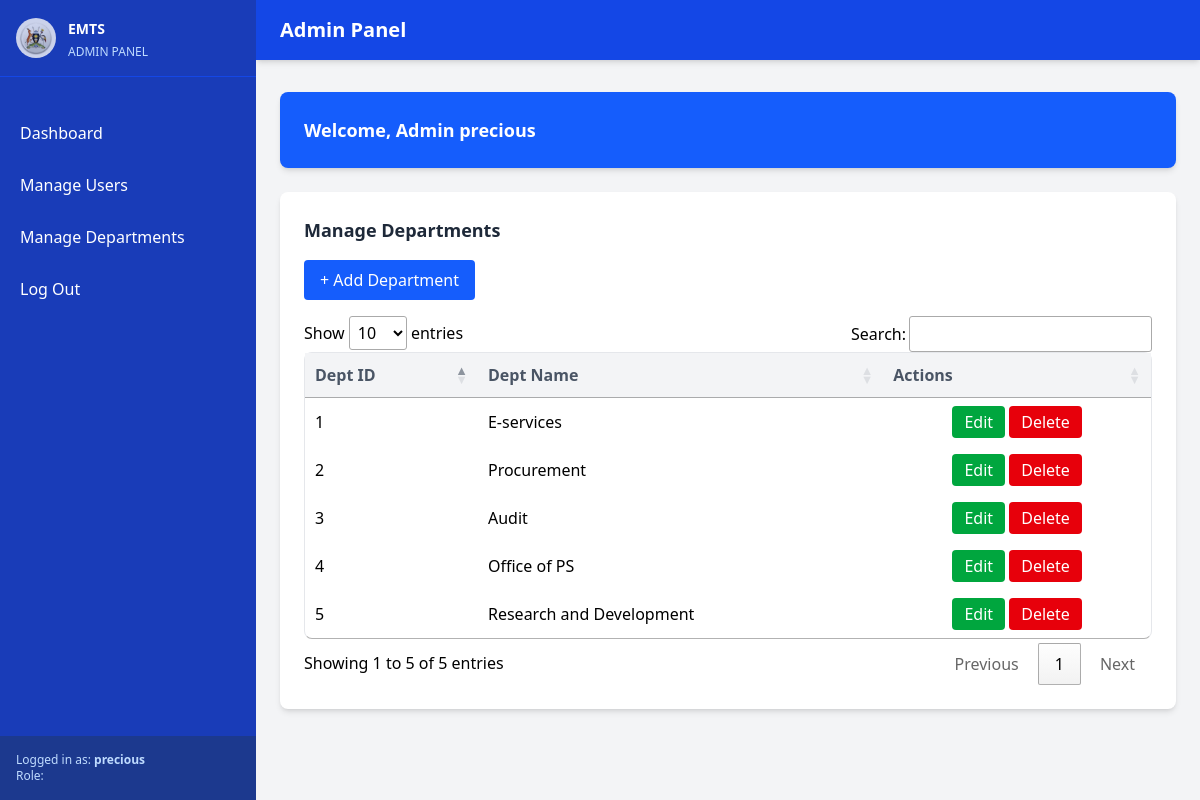
The app's page /admin/departments.php (signed in) with its own data.
### tables this page shows
CREATE TABLE `departments` (
  `dept_id` int(11) NOT NULL,
  `dept_name` varchar(50) NOT NULL
);

### admin/departments.php (the view, shortened to what this page needs)
<?php
include('includes/dbh.php');
$sql = "SELECT dept_id, dept_name FROM departments";
$deptResult = $conn->query($sql);
?>
<!DOCTYPE html>
<html lang="en">
<head>
  <link rel="stylesheet" href="/src/output.css">
  <link rel="stylesheet" href="https://cdn.datatables.net/1.10.24/css/jquery.dataTables.css">
</head>
<body class="bg-gray-100 flex flex-col min-h-screen">
  <div class="flex flex-1">
    <aside class="sidebar bg-blue-800 text-white fixed h-full overflow-y-auto w-64">
      <div class="p-4 border-b border-blue-700 flex items-center">
        <img src="images/coa.jpg" class="h-10 w-10 rounded-full mr-3" alt="Logo" style="opacity:.8">
        <div>
          <span class="font-semibold text-sm">EMTS</span>
          <div class="text-xs text-blue-200 mt-1">ADMIN PANEL</div>
        </div>
      </div>
      <nav class="mt-6">
        <ul class="space-y-1 p-2">
          <li class="nav-item">
            <a href="dashboard.php" class="flex items-center px-3 py-3 text-white">
              <span>Dashboard</span>
            </a>
          </li>
          <li class="nav-item">
            <a href="users.php" class="flex items-center px-3 py-3 text-white">
              <span>Manage Users</span>
            </a>
          </li>
          <li class="nav-item">
            <a href="departments.ph" class="flex items-center px-3 py-3 text-white">
              <span>Manage Departments</span>
            </a>
          </li>
          <li class="nav-item">
            <a href="logout.php" class="flex items-center px-3 py-3 text-white">
              <span>Log Out</span>
            </a>
          </li>
        </ul>
      </nav>
      <div class="absolute bottom-0 w-full p-4 bg-blue-900 text-blue-200 text-xs">
        <p>Logged in as: <span class="font-semibold"><?php echo $_SESSION['user']['first_name']; ?></span></p>
        <p>Role: <span class="font-semibold"><?php echo $_SESSION['user']['role']; ?></span></p>
      </div>
    </aside>
    <div class="main-content flex-grow flex flex-col w-full ml-64">
      <header class="bg-blue-700 text-white shadow-md">
        <div class="max-w-7xl mx-auto px-6 py-4 flex justify-between items-center">
          <h1 class="text-xl font-semibold">Admin Panel</h1>
        </div>
      </header>
      <main class="flex-grow px-6 py-8">
        <div class="bg-blue-600 text-white rounded-lg shadow-md p-6 mb-6">
          <h2 class="text-lg font-bold">
            Welcome, Admin
            <?php echo $_SESSION['user']['first_name']; ?>
          </h2>
        </div>
        <section id="departmentsSection">
          <div class="bg-white rounded-lg shadow-md p-6">
            <h2 class="text-lg font-semibold text-gray-800 mb-4">Manage Departments</h2>
            <button class="mb-4 bg-blue-600 hover:bg-blue-700 text-white px-4 py-2 rounded" onclick="addDept()">
              + Add Department
            </button>
            <div class="overflow-x-auto">
              <table id="departmentsTable" class="min-w-full border border-gray-200 rounded-lg">
                <thead class="bg-gray-100">
                  <tr>
                    <th class="px-4 py-2 text-left text-gray-600">Dept ID</th>
                    <th class="px-4 py-2 text-left text-gray-600">Dept Name</th>
                    <th class="px-4 py-2 text-center text-gray-600">Actions</th>
                  </tr>
                </thead>
                <tbody>
                  <?php if ($deptResult->num_rows > 0): ?>
                    <?php while ($dept = $deptResult->fetch_assoc()): ?>
                      <tr class="border-b">
                        <td class="px-4 py-2"><?php echo $dept['dept_id']; ?></td>
                        <td class="px-4 py-2"><?php echo $dept['dept_name']; ?></td>
                        <td class="px-4 py-2 text-center">
                          <button class="bg-green-600 hover:bg-green-700 text-white px-3 py-1 rounded" onclick="editDept(<?php echo $dept['dept_id']; ?>)">Edit</button>
                          <button class="bg-red-600 hover:bg-red-700 text-white px-3 py-1 rounded" onclick="deleteDept(<?php echo $dept['dept_id']; ?>)">Delete</button>
                        </td>
                      </tr>
                    <?php endwhile; ?>
                  <?php else: ?>
                    <tr>
                      <td colspan="3" class="px-4 py-2 text-center">No departments found.</td>
                    </tr>
                  <?php endif; ?>
                </tbody>
              </table>
            </div>
          </div>
        </section>
      </main>
    </div>
  </div>
</body>
</html>

### records on screen
departments: dept_id "3", dept_name "Audit"
departments: dept_id "1", dept_name "E-services"
departments: dept_id "4", dept_name "Office of PS"
departments: dept_id "2", dept_name "Procurement"
departments: dept_id "5", dept_name "Research and Development"

### other values on screen
$_SESSION['user']['first_name'] "precious"
